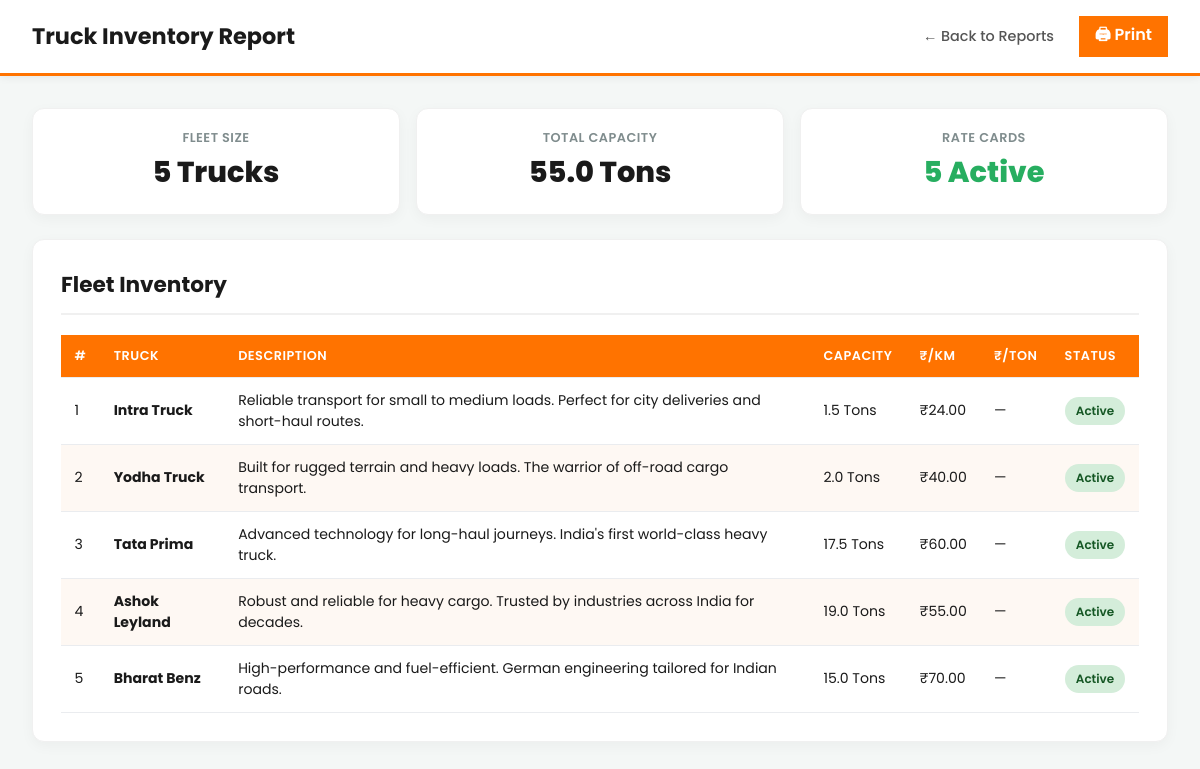
Screenshot of /VARUN/report_inventory.php (signed in) with the database file from the repository.
### tables this page shows
CREATE TABLE `truck_rates` (
  `id` INT(11) NOT NULL AUTO_INCREMENT,
  `truck_key` VARCHAR(50) NOT NULL,
  `name` VARCHAR(100) NOT NULL,
  `description` TEXT,
  `image_path` VARCHAR(255) DEFAULT 'default.jpg',
  `features` TEXT COMMENT 'Comma separated features',
  `capacity_ton` DECIMAL(10,2) NOT NULL DEFAULT 1.00,
  `price_per_km` INT(11) NOT NULL,
  `price_per_ton` DECIMAL(10,2) NOT NULL DEFAULT 0.00,
  PRIMARY KEY (`id`)
);

### VARUN/report_inventory.php (the view, shortened to what this page needs)
<?php
require_once __DIR__ . '/../connect.php';
$fleet = [];
$result = $conn->query("SELECT truck_key, name, description, image_path, capacity_ton, price_per_km, price_per_ton FROM truck_rates ORDER BY id ASC");
if ($result) {
    while ($row = $result->fetch_assoc()) {
        $fleet[] = [
            'key' => $row['truck_key'],
            'name' => $row['name'] ?: ucfirst(str_replace('-', ' ', $row['truck_key'])),
            'description' => $row['description'] ?? '',
            'image' => $row['image_path'] ?? '',
            'capacity_ton' => (float)($row['capacity_ton'] ?? 0),
            'price_km' => (float)($row['price_per_km'] ?? 0),
            'price_ton' => (float)($row['price_per_ton'] ?? 0),
        ];
    }
}
$total_capacity = 0.0;
foreach ($fleet as $t) { $total_capacity += (float)$t['capacity_ton']; }
$rate_cards_count = 0;
foreach ($fleet as $t) {
    if (($t['price_km'] ?? 0) > 0 || ($t['price_ton'] ?? 0) > 0) {
        $rate_cards_count++;
    }
}
?>
<!DOCTYPE html>
<html lang="en">
<head>
    <link rel="stylesheet" href="admin_bookings.css?v=2.0">
</head>
<body>
    <header class="admin-header">
        <h1>Truck Inventory Report</h1>
        <nav class="admin-nav">
            <a href="report.php">← Back to Reports</a>
            <button onclick="window.print()" class="logout-btn" style="border:none; cursor:pointer; font-family:inherit; font-size:inherit;">🖨 Print</button>
        </nav>
    </header>
    <main class="bookings-main">
        <div style="display:grid; grid-template-columns:repeat(auto-fit, minmax(180px,1fr)); gap:1rem; margin-bottom:1.5rem;">
            <div class="bookings-section" style="text-align:center; padding:1.25rem;">
                <div style="font-size:0.8rem; text-transform:uppercase; color:#7f8c8d; font-weight:600; letter-spacing:0.5px;">Fleet Size</div>
                <div style="font-size:1.8rem; font-weight:800; color:#1a1a1a; margin-top:0.25rem;"><?= count($fleet) ?> Trucks</div>
            </div>
            <div class="bookings-section" style="text-align:center; padding:1.25rem;">
                <div style="font-size:0.8rem; text-transform:uppercase; color:#7f8c8d; font-weight:600; letter-spacing:0.5px;">Total Capacity</div>
                <div style="font-size:1.8rem; font-weight:800; color:#1a1a1a; margin-top:0.25rem;"><?= number_format($total_capacity, 1) ?> Tons</div>
            </div>
            <div class="bookings-section" style="text-align:center; padding:1.25rem;">
                <div style="font-size:0.8rem; text-transform:uppercase; color:#7f8c8d; font-weight:600; letter-spacing:0.5px;">Rate Cards</div>
                <div style="font-size:1.8rem; font-weight:800; color:#27ae60; margin-top:0.25rem;"><?= (int)$rate_cards_count ?> Active</div>
            </div>
        </div>
        <section class="bookings-section">
            <h2>Fleet Inventory</h2>
            <div class="table-wrap">
                <table class="bookings-table">
                    <thead>
                        <tr>
                            <th>#</th>
                            <th>Truck</th>
                            <th>Description</th>
                            <th>Capacity</th>
                            <th>₹/km</th>
                            <th>₹/ton</th>
                            <th>Status</th>
                        </tr>
                    </thead>
                    <tbody>
                        <?php foreach ($fleet as $i => $t): ?>
                        <tr>
                            <td><?= $i + 1 ?></td>
                            <td><strong><?= htmlspecialchars($t['name']) ?></strong></td>
                            <td><?= htmlspecialchars($t['description']) ?></td>
                            <td><?= number_format($t['capacity_ton'], 1) ?> Tons</td>
                            <td><?= $t['price_km'] > 0 ? '₹' . number_format($t['price_km'], 2) : '—' ?></td>
                            <td><?= $t['price_ton'] > 0 ? '₹' . number_format($t['price_ton'], 2) : '—' ?></td>
                            <td><span class="status status-accepted">Active</span></td>
                        </tr>
                        <?php endforeach; ?>
                    </tbody>
                </table>
            </div>
        </section>
    </main>
</body>
</html>

### VARUN/admin_bookings.css (style rules this page uses)
* { box-sizing: border-box; }
body { margin: 0; font-family: 'Poppins', 'Segoe UI', system-ui, sans-serif; background: #f4f7f6; color: #1a1a1a; }
.admin-header { background: #ffffff; color: #1a1a1a; padding: 1rem 2rem; display: flex; align-items: center; justify-content: space-between; flex-wrap: wrap; gap: 1rem; box-shadow: 0 2px 8px rgba(0, 0, 0, 0.06); border-bottom: 3px solid #ff7300; }
.admin-header h1 { margin: 0; font-size: 1.4rem; font-weight: 700; color: #1a1a1a; }
.admin-nav { display: flex; align-items: center; gap: 0.75rem; flex-wrap: wrap; }
.admin-nav a { color: #555; text-decoration: none; font-size: 0.9rem; font-weight: 500; padding: 0.4rem 0.8rem; border-radius: 6px; transition: all 0.3s ease; }
.admin-nav .logout-btn { background: #ff7300; color: #fff !important; padding: 0.4rem 1rem; font-weight: 600; }
.bookings-main { max-width: 1400px; margin: 0 auto; padding: 2rem; }
.bookings-section { background: #fff; border-radius: 12px; padding: 1.75rem; box-shadow: 0 4px 14px rgba(0, 0, 0, 0.04); border: 1px solid #f0f0f0; }
.bookings-section h2 { margin: 0 0 1.25rem 0; font-size: 1.35rem; color: #1a1a1a; font-weight: 700; padding-bottom: 0.75rem; border-bottom: 2px solid #f0f0f0; }
.table-wrap { overflow-x: auto; }
.bookings-table { width: 100%; border-collapse: collapse; font-size: 0.88rem; }
.bookings-table th, .bookings-table td { padding: 0.75rem 0.85rem; text-align: left; border-bottom: 1px solid #eaecef; }
.bookings-table th { background: #ff7300; color: #ffffff; font-weight: 600; font-size: 0.8rem; text-transform: uppercase; letter-spacing: 0.5px; }
.bookings-table tbody tr:nth-child(even) { background: #fef8f3; }
.status { display: inline-block; padding: 0.3rem 0.7rem; border-radius: 20px; font-size: 0.75rem; font-weight: 600; text-transform: capitalize; }
.status-accepted { background: #d4edda; color: #155724; }

### rows the page displays
truck_rates: name "Intra Truck", description "Reliable transport for small to medium loads. Perfect for city deliveries and short-haul routes.", capacity_ton "1.5", price_per_km "24.00"
truck_rates: name "Yodha Truck", description "Built for rugged terrain and heavy loads. The warrior of off-road cargo transport.", capacity_ton "2.0", price_per_km "40.00"
truck_rates: name "Tata Prima", description "Advanced technology for long-haul journeys. India's first world-class heavy truck.", capacity_ton "17.5", price_per_km "60.00"
truck_rates: name "Ashok Leyland", description "Robust and reliable for heavy cargo. Trusted by industries across India for decades.", capacity_ton "19.0", price_per_km "55.00"
truck_rates: name "Bharat Benz", description "High-performance and fuel-efficient. German engineering tailored for Indian roads.", capacity_ton "15.0", price_per_km "70.00"

### other values shown
count($fleet) "5"
$total_capacity "55.0"
$rate_cards_count "5"
